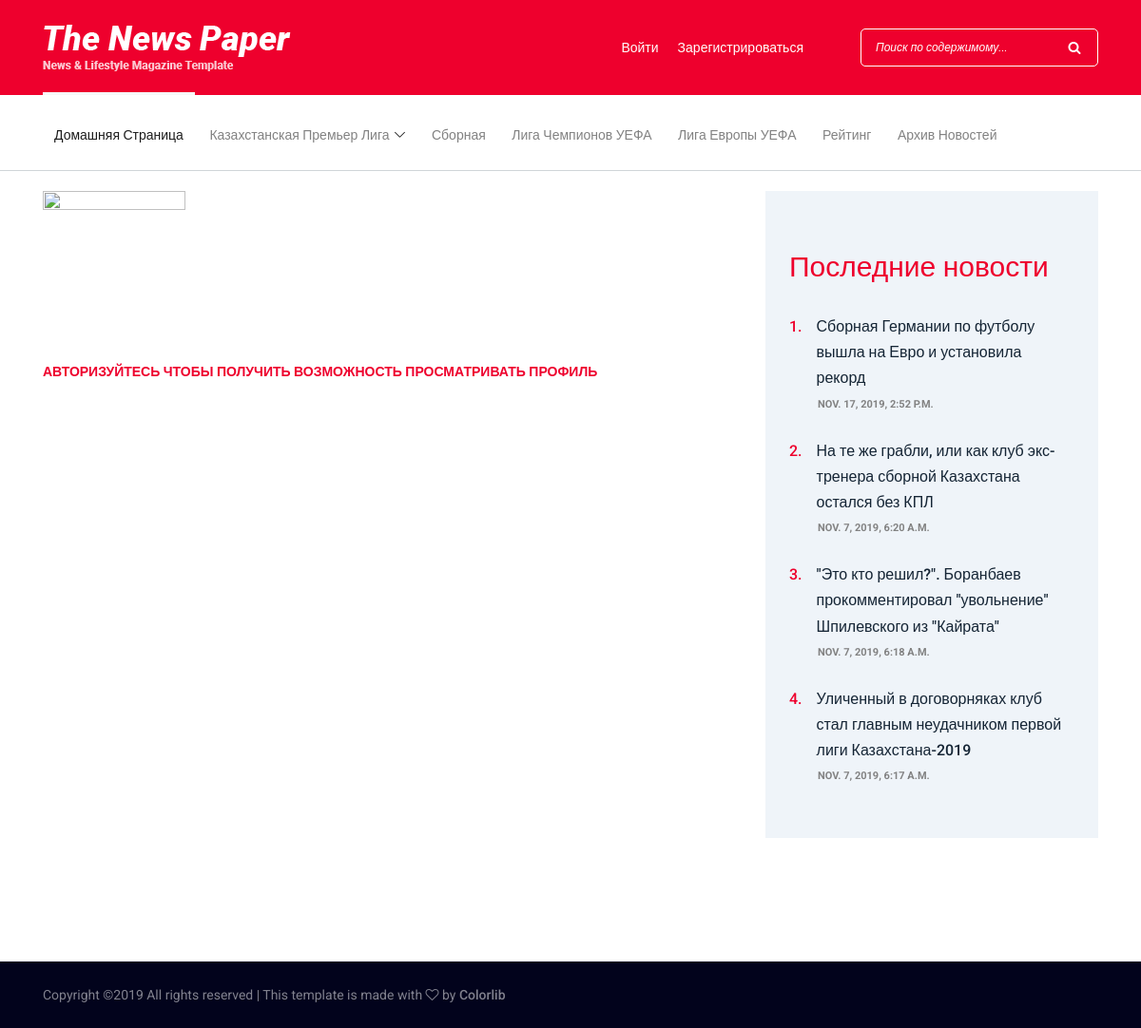
/accounts/profile/, run on an earlier commit of the app's database.
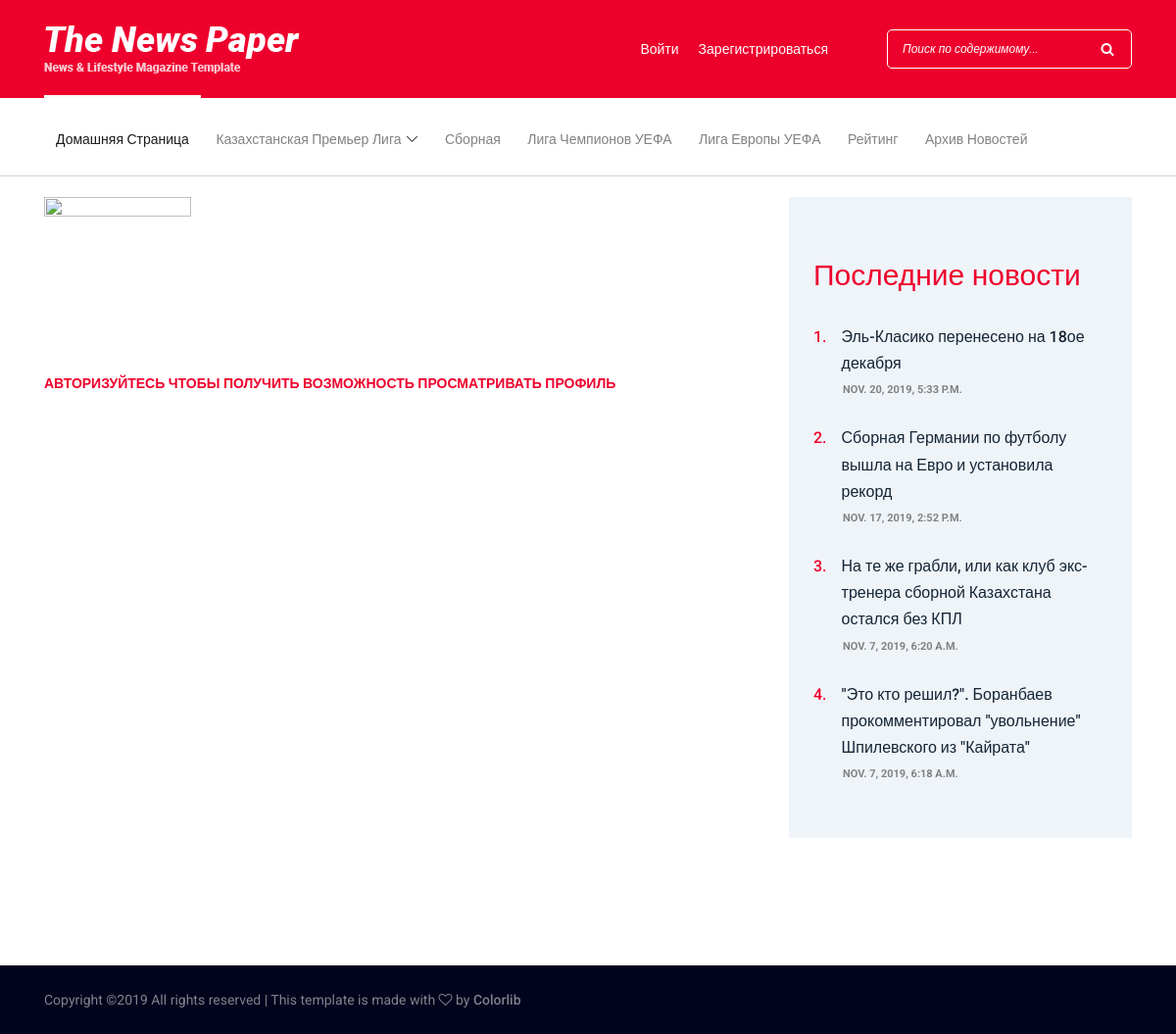
And on a later commit of the database.
### Django_App/applications/news/models.py (models this page shows, shortened)
class News(models.Model):
    KPL = 'Казахстанская-премьер лига'  # Kazakhstan premier league
    NAT_TEAM = 'Национальная сборная по футболу'  # National team of Kazakhstan
    UCL = 'Лига чемпионов УЕФА'  # UEFA Champions League
    UEL = 'Лига Европы УЕФА'  # UEFA Europe League
    ANOTHER = 'Другое'  # Another
    TAG_TYPES = [
        (ANOTHER, 'Другое'),
        (KPL, 'Казахстанская-премьер лига'),
        (NAT_TEAM, 'Национальная сборная по футболу'),
        (UCL, 'Лига чемпионов УЕФА'),
        (UEL, 'Лига Европы УЕФА'),
    ]
    news_title = models.CharField('Title of the news', max_length=200)
    news_sh_description = models.CharField('Short description of the news', max_length=800)
    news_content = RichTextUploadingField()
    news_tag = models.CharField(max_length=100, choices=TAG_TYPES, default=ANOTHER)
    publication_date = models.DateTimeField('Date of publication of the news')
    count_of_views = models.IntegerField('Count of views of the news')
    img = models.ImageField(upload_to='images/')

### Django_App/applications/news/views.py (the view)
# urls.py: path('accounts/profile/', views.show_profile, name='profile'),
def show_profile(request):
    latest_news = News.objects.order_by('-publication_date')[:4]
    latest_comments = Comment.objects.order_by('-comment_date')[:4]
    return render(request, 'news/profile.html', {'latest_news': latest_news,
                    'latest_comments': latest_comments})

### templates/news/profile.html (shortened to what the changed rows need)
{% load static %}
<!DOCTYPE html>
<html lang="en">
<head>
    <link rel="stylesheet" href="{% static 'style.css' %}">
</head>
<body>
    <br>
    <div class="blog-area section-padding-0-80">
        <div class="container">
            <div class="row">
                <div class="col-12 col-lg-4">
                    <div class="blog-sidebar-area">
                        <div class="popular-news-widget mb-50">
                            {% if latest_news %}
                                {% for news in latest_news %}
                                    <div class="single-popular-post">
                                        <a href="{% url 'news:one_by_one' news.id %}">
                                            <h6><span>{{ forloop.counter }}.</span> {{ news.news_title }}</h6>
                                        </a>
                                        <p>{{ news.publication_date }}</p>
                                    </div>
                                {% endfor %}
                            {% else %}
                                Пока еще нет последних новостей.
                            {% endif %}
                        </div>
                    </div>
                </div>
            </div>
        </div>
    </div>
</body>
</html>

What changed in the data, as far as the page shows it:
no longer on this page (row unchanged): News: news_title "Уличенный в договорняках клуб стал главным неудачником первой лиги Казахстана-2019", publication_date "NOV. 7, 2019, 6:17 A.M."
added News: news_title "Эль-Класико перенесено на 18ое декабря", publication_date "NOV. 20, 2019, 5:33 P.M."
